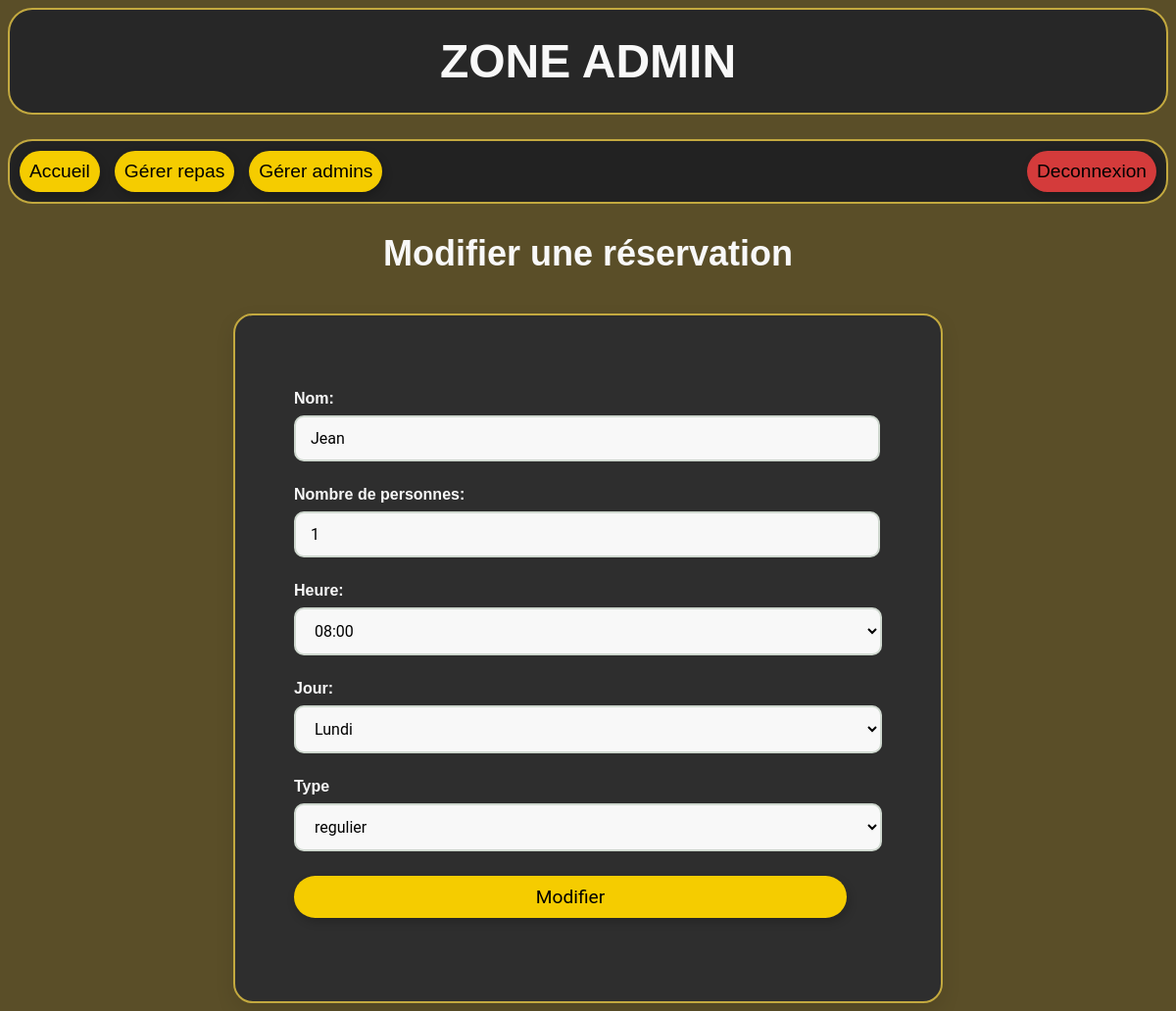
Page /admin/modifier_reservation.php?id=27 (signed in) on the committed database.
### tables this page shows
CREATE TABLE "reservations" (
	"id"	INTEGER NOT NULL UNIQUE,
	"jour"	TEXT NOT NULL,
	"type"	TEXT NOT NULL,
	"nom"	TEXT NOT NULL,
	"nb"	INTEGER NOT NULL,
	"temps"	TEXT NOT NULL,
	PRIMARY KEY("id" AUTOINCREMENT)
);

### admin/modifier_reservation.php (the view, shortened to what this page needs)
<?php
include "../includes/base.php";
if (empty($_POST)) {
    $id = $_GET["id"];
    $sql = "
        SELECT *
        FROM reservations
        WHERE id = :id
    ";
    $stmt = $bdd->prepare($sql);
    $stmt->execute([
        ":id" => $id,
    ]);
    $reservation = $stmt->fetch();
}
?>
<!DOCTYPE html>
<html lang="en">
<head>
    <link rel="stylesheet" href="../css/style_admin.css">
</head>
<body>
    <h1>Zone admin</h1>
    <nav>
        <a class="changement_page" href="index.php"> Accueil </a>
        <a class="changement_page" href="repas/repas.php"> Gérer repas </a>
        <a class="changement_page" href="employes/gestion_admin.php"> Gérer admins </a>
        <a class="deconnexion" href="deconnexion.php"> Deconnexion </a>
    </nav>
    <h2>Modifier une réservation</h2>
    <form action="modifier_reservation.php" method="post">
        <div>
            <p>Nom:</p>
            <input name="nom" type="text" value="<?= $reservation["nom"] ?>">
        </div>
        <div>
            <p>Nombre de personnes:</p>
            <input name="nb" type="number" min="1" max="20" step="1" value="<?= $reservation["nb"] ?>">
        </div>
        <div>
            <p>Heure:</p>
            <Select name="temps">
                <option value="<?= $reservation["temps"] ?>"><?= $reservation["temps"] ?></option>
            </Select>
        </div>
        <div>
            <p>Jour:</p>
            <select name="jour">
                <option value="<?= $reservation["jour"] ?>"><?= $reservation["jour"] ?></option>
            </select>
        </div>
        <div>
            <p>Type</p>
            <select name="type">
                <option value="<?= $reservation["type"] ?>"><?= $reservation["type"] ?></option>
            </select>
        </div>
        <div>
            <input class="modifier" type="submit" value="Modifier">
        </div>
    </form>
</body>
</html>

### css/style_admin.css (style rules this page uses)
body { font-family: Arial, Helvetica, sans-serif; background-color: #5a4e28; }
h1 { margin: 0 0 25px 0; color: #F8F8F8; background-color: #272727; padding: 25px; border-radius: 25px; text-align: center; font-size: 48px; text-transform: uppercase; font-family: 'Raleway', sans-serif; border: 2px solid #C3A93F; }
h2, p.bienvenu { font-size: 36px; color: #F8F8F8; text-align: center; font-family: 'Raleway', sans-serif; }
p { font-family: 'Raleway', sans-serif; }
nav { background-color: #222222; padding: 10px; border-radius: 25px; display: flex; justify-content: center; gap: 15px; margin-bottom: 15px; border: 2px solid #C3A93F; }
a, input.modifier, input.ajouter { border: none; padding: 10px; border-radius: 50px; text-decoration: none; color: black; font-size: larger; box-shadow: 2px 4px 10px rgba(0, 0, 0, 0.2); text-align: center; }
input, select { font-size: 16px; padding: 2px; margin-bottom: 5px; }
form p { font-weight: bold; }
form { background-color: #2e2e2e; border-radius: 20px; max-width: 600px; margin: 0 auto; margin-top: 40px; padding: 60px; box-shadow: 0 8px 20px rgba(0, 0, 0, 0.1); font-family: 'Roboto', sans-serif; border: 2px solid #C3A93F; }
form div { margin-bottom: 20px; }
form p { margin-bottom: 8px; font-weight: bold; color: #F8F8F8; }
form input, form select { width: 100%; padding: 12px 15px; border: 2px solid #cfd8cf; border-radius: 10px; font-size: 1em; font-family: 'Roboto', sans-serif; background-color: #F8F8F8; transition: 0.3s border-color; }
form input { width: 94%; }

### rows in the picture
reservations: nom "Jean", nb "1", temps "08:00", jour "Lundi", type "regulier"
